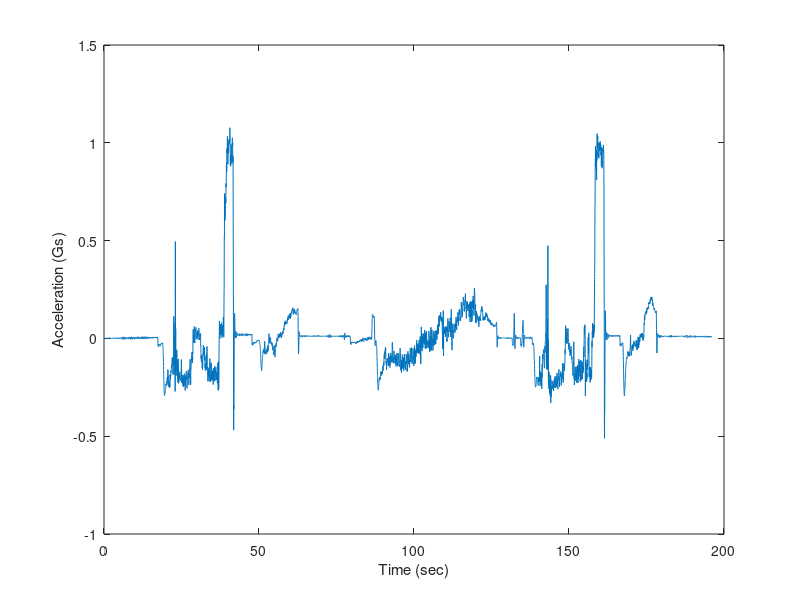

Write the MATLAB code that produced this figure. (Note: this script raises an error after producing the figure.)
clc; clear all; close all; format compact
Thrs = 0.1; WdwSize = 100;
% ---------------------------------------
% Baseline Full Concrete Testing FCA et FCT
load('ApproxCoif2L6CompleteSignalFCA.mat');
load('FCT.mat'); load('FCA.mat')
t = FullConcreteTime;  sig = DecomCoif2L6CompFCA;
a = FullConcreteAccel; 
figure; plot(t,a*-1); xlabel('Time (sec)'); ylabel('Acceleration (Gs)')
CoifPlotter(t,sig); 
[FricCoeff] = FilterSwitch(Thrs,WdwSize,sig,t);
% ---------------------------------------
[v,d,n] = DiscIntegSims(t,a*9.81);
figure; plot(t,v); grid on;
xlabel('Time (sec)'); ylabel('Velocity m/s');
figure; plot(t,d); grid on;
xlabel('Time (sec)'); ylabel('Distance m')

% ---------------------------------------
% From Literature, 
% Concrete Coeff Friction Sliding Value =~ 1.00
% Select Appropiate Ranges for Braking Incident
% First Event
idx1 = find(t ==38); idx2 = find(t ==42);
% Second Event
idx3 = find(t ==157); idx4 = find(t ==163);
% The following inputs, the Range of Braking Incident
% The Integrated Velocity, and the FricCoeff from Filter Switch
[FGmu1,FGmu2] = FrictionEst(FricCoeff,v,idx1,idx2,idx3,idx4)
%http://hpwizard.com/tire-friction-coefficient.html
LitValue = 0.90;
Relative_Error1 = abs((FGmu1 - LitValue))/LitValue*100
Relative_Error2 = abs((FGmu2 - LitValue))/LitValue*100